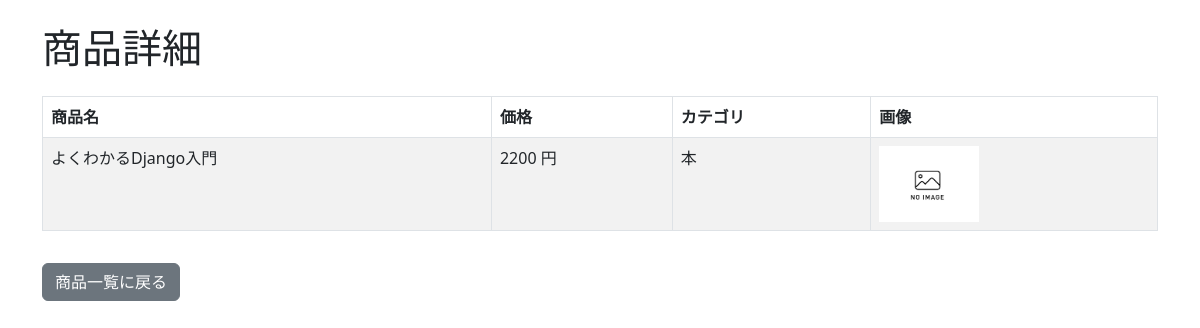
The page /crud/detail/1/ on the database its author committed.
### crud/models.py (models this page shows, shortened)
class Product(models.Model):
    name = models.CharField(max_length=200)
    price = models.PositiveIntegerField()
    category = models.ForeignKey(Category, on_delete=models.CASCADE)
    img = models.ImageField(blank=True, default='noImage.png')
    description = models.TextField(blank=True, null=True)

class Category(models.Model):
    name = models.CharField(max_length=200)
    def __str__(self):
        return self.name

### crud/views.py (the view)
# urls.py: path('crud/detail/<int:pk>/', views.ProductDetailView.as_view(), name="detail"),
class ProductDetailView(DetailView):
    model = Product

### crud/templates/crud/product_detail.html (shortened to what this page needs)
{% extends "base.html" %}
{% load bootstrap %}
{% block content %}
<h1 class="my-4">商品詳細</h1>
<table class="table table-striped table-hover table-bordered">
    <thead>
        <tr>
            <th>商品名</th>
            <th>価格</th>
            <th>カテゴリ</th>
            <th>画像</th>
        </tr>
    </thead>
    <tbody>
        <tr>
            <td>{{ object.name }}</td>
            <td>{{ object.price }} 円</td>
            <td>{{ object.category }}</td>
            <td><img src="{{ object.img.url }}" style="width:100px; height:auto;"></td>
        </tr>
    </tbody>
</table>
<a href="{% url 'list' %}" class="btn btn-secondary mt-3">商品一覧に戻る</a>
{% endblock %}

### rows shown on the page
Product: name "よくわかるDjango入門", price "2200", category "本", img (placeholder picture)
